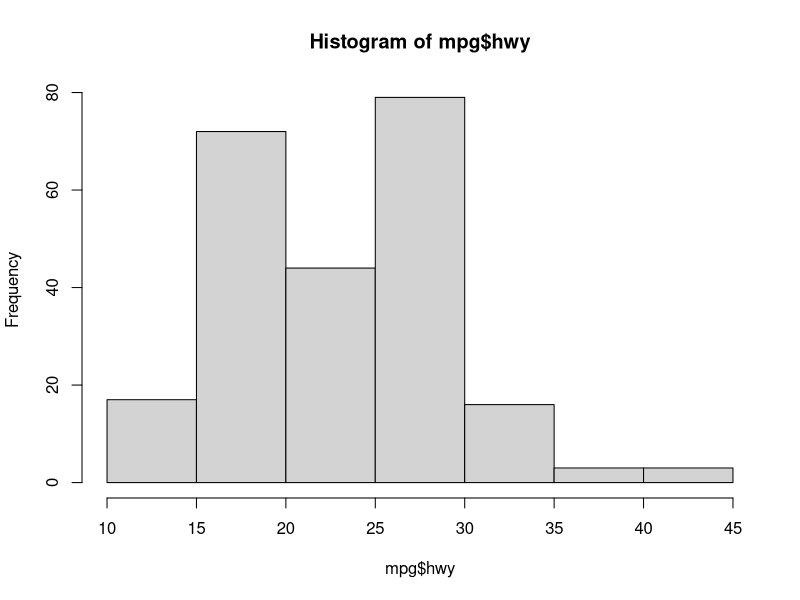
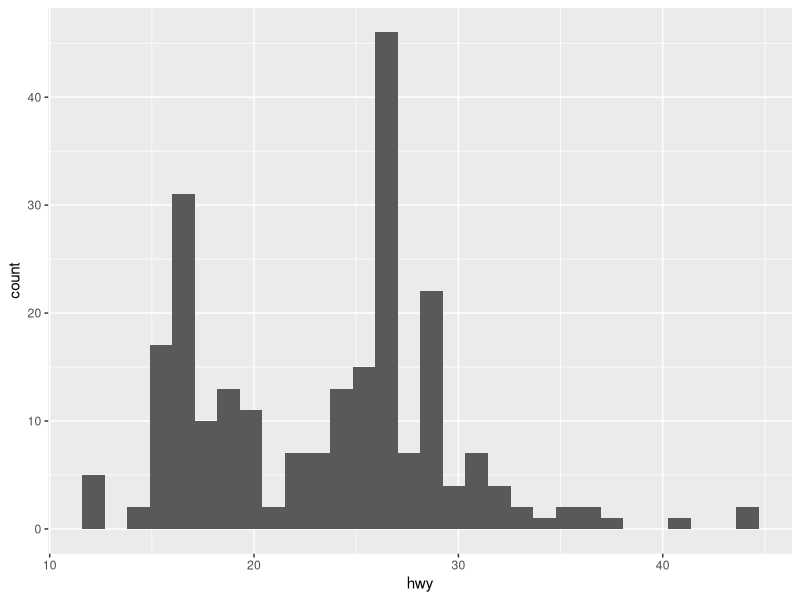
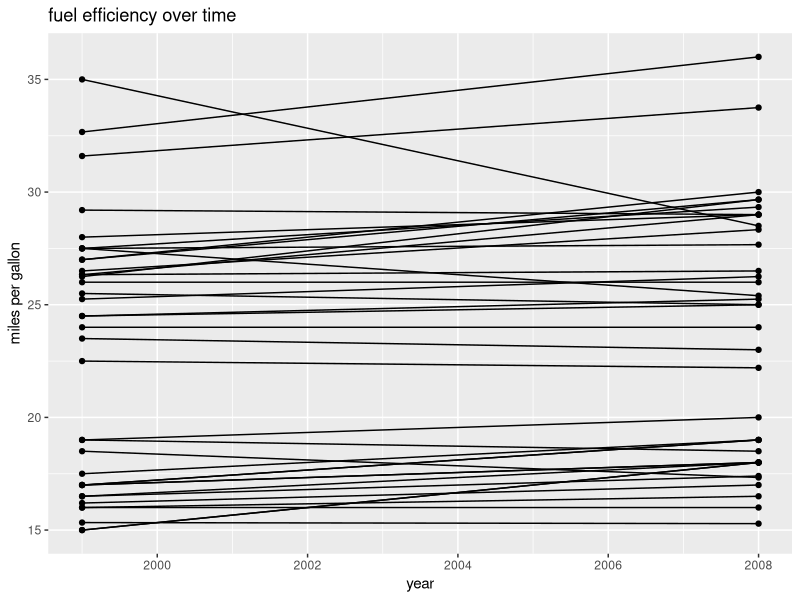
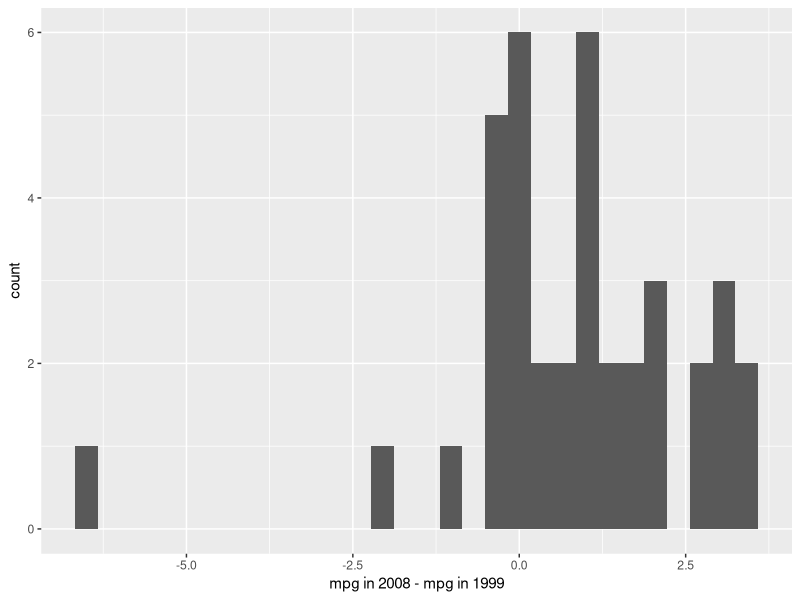

Source code (R) for these figures, in order:
## ---- chunk 1

# Set rendering parameters
knitr::opts_chunk$set(message = FALSE, warning = FALSE)

gitHubPath <- file.path(path.expand("~"), "GitHub", 
                        "MasterStatsUsingR")

# Load packages
library(tidyverse) # data manipulation and visualization
## ---- chunk 2

#R's builtin hist function
hist(mpg$hwy)

#ggplot histogram 
ggplot(mpg, aes(x=hwy)) +
  geom_histogram() 
#grammar check, which of these did we specify and which were automatic? 
#data
#geometric object
#mapping
#scale
#coordinate system
  

## ---- chunk 3

plotDat = mpg %>% group_by(year, model) %>%
  summarize(hwy = mean(hwy))

ggplot(plotDat, aes(x=year, y = hwy, group = model)) +
  geom_point() +
  geom_line()+
  ylab('miles per gallon') + 
  xlab('year') +
  ggtitle("fuel efficiency over time")

#can you figure out how to mutate the information in plotDat to 
#create a new changeScore time for each model of car across years?

#this doesn't work: 
changeDat = plotDat %>% group_by(model) %>% 
            mutate(changeScore = hwy[1] - hwy[2])

#pivot wider!
changeDat = plotDat %>% pivot_wider(id_cols = model, 
                        names_from = year, 
                        values_from = hwy) 

#numeric column names are bad! 
changeDat$changeScore = changeDat[['2008']] - changeDat[['1999']]

changeDat %>% ggplot(aes(x = changeScore)) + 
  geom_histogram() + 
  xlab('mpg in 2008 - mpg in 1999')


